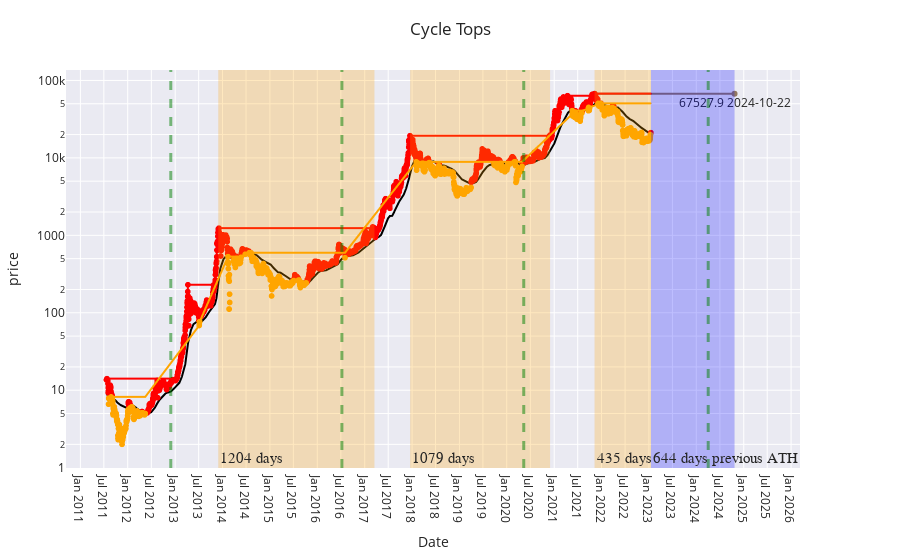

The cell this chart's notebook holds for it:
### Code cell
## Approximate date/time to reach previous ATH

import plotly.express as px
import plotly.graph_objects as go
fig = px.scatter(df, x="date", y="price", color="status", color_discrete_sequence=["red", "orange"], trendline="expanding", trendline_options=dict(function="max"), 
                 title="price")

fig.add_trace(go.Scatter(name="MeanAvg", x=df['date'], y=df['meanavge'], marker = {'color' : 'black'}, legendrank=2))
# fig.add_trace(go.Scatter(name="Middle Bound", x=prediction['ds'],  mode = 'lines',line=dict(width=1,color='darkred'), y=np.exp(prediction['yhat']), legendrank=2))
# fig.add_trace(go.Scatter(name="Lower Bound", x=prediction['ds'],  mode = 'lines',line=dict(width=1,color='darkred'), y=np.exp(prediction['yhat_lower']), legendrank=1))
# fig.add_trace(go.Scatter(name="Upper Bound", x=prediction['ds'], mode = 'lines',line=dict(width=1,color='darkred'), y=np.exp(prediction['yhat_upper']), legendrank=1))

fig.update_yaxes(fixedrange=False)
fig.update_layout(title_text='Cycle Tops')
fig.update_yaxes(type="log")
fig.update_xaxes(ticklabelposition="inside top", title="Date")
fig.update_yaxes(nticks=15)
fig.update_xaxes(nticks=50)
fig.update_layout(
    margin=dict(l=20, r=100, t=70, b=20),
)

fig.add_vrect(x0="2017-03-17", x1="2013-11-29", 
              annotation_text=str((date(2017, 3, 17)-date(2013, 11, 29)).days) + " days", annotation_position="bottom left",
              annotation=dict(font_size=15, font_family="Times New Roman"),
              fillcolor="orange", opacity=0.25, line_width=0)
fig.add_vrect(x0="2017-12-17", x1="2020-11-30", 
              annotation_text=str((date(2020, 11, 30)-date(2017, 12, 17)).days) + " days", annotation_position="bottom left",
              annotation=dict(font_size=15, font_family="Times New Roman"),
              fillcolor="orange", opacity=0.25, line_width=0)
fig.add_vrect(x0="2021-11-08", x1=(f'{datetime.today():%Y-%m-%d}'), 
              annotation_text=str((date.today()-date(2021, 11, 8)).days) + " days", annotation_position="bottom left",
              annotation=dict(font_size=15, font_family="Times New Roman"),
              fillcolor="orange", opacity=0.25, line_width=0)
fig.add_vrect(x0=(f'{datetime.today():%Y-%m-%d}'), x1="2024-10-22", 
              annotation_text=str((date(2024, 10, 22) - date.today()).days) + " days previous ATH", annotation_position="bottom left",
              annotation=dict(font_size=15, font_family="Times New Roman"),
              fillcolor="blue", opacity=0.25, line_width=0)

fig.add_trace(go.Scatter(
    x=[(date(2021, 11, 8)),(date(2021, 11, 8) +timedelta(days=1079))],
    y=[df.price[df['price']==df.price.max()].tolist()[0],df.price[df['price']==df.price.max()].tolist()[0]],
    mode="markers+text+lines",
    name="Lines and Text",
    text=[ " ",str(df.price[df['price']==df.price.max()].tolist()[0]) + " " + str((date(2021, 11, 8) +timedelta(days=1079)))],
    textposition="bottom center"
))


fig.update_layout(showlegend=False)
fig.add_vline(x='2012-11-28', line_width=3, line_dash="dash", line_color="green")
fig.add_vline(x='2016-07-09', line_width=3, line_dash="dash", line_color="green")	
fig.add_vline(x='2020-05-11', line_width=3, line_dash="dash", line_color="green")	
fig.add_vline(x='2024-04-02', line_width=3, line_dash="dash", line_color="green")	
fig.layout.template = 'seaborn'
fig.show()
fig.write_html('../static/approximatenextath.html')

### Figure 1 — Plotly figure (JSON) as saved in the notebook; plotly's stock layout.template omitted (floating-point values rounded to 4 significant figures; data arrays with more than 128 entries replaced by an {"elided": "..."} marker saying what was removed)
{"data": [{"hovertemplate": "status=Overvalued<br>date=%{x}<br>price=%{y}<extra></extra>", "legendgroup": "Overvalued", "marker": {"color": "red", "symbol": "circle"}, "mode": "markers", "name": "Overvalued", "showlegend": true, "type": "scattergl", "x": {"elided": "2486 str values"}, "xaxis": "x", "y": {"elided": "2486 float values"}, "yaxis": "y"}, {"hovertemplate": "<b>Expanding max trendline</b><br><br>status=Overvalued<br>date=%{x}<br>price=%{y} <b>(trend)</b><extra></extra>", "legendgroup": "Overvalued", "marker": {"color": "red", "symbol": "circle"}, "mode": "lines", "name": "Overvalued", "showlegend": false, "type": "scattergl", "x": {"elided": "2486 str values"}, "xaxis": "x", "y": {"elided": "2486 float values"}, "yaxis": "y"}, {"hovertemplate": "status=Undervalue<br>date=%{x}<br>price=%{y}<extra></extra>", "legendgroup": "Undervalue", "marker": {"color": "orange", "symbol": "circle"}, "mode": "markers", "name": "Undervalue", "showlegend": true, "type": "scattergl", "x": {"elided": "1684 str values"}, "xaxis": "x", "y": {"elided": "1684 float values"}, "yaxis": "y"}, {"hovertemplate": "<b>Expanding max trendline</b><br><br>status=Undervalue<br>date=%{x}<br>price=%{y} <b>(trend)</b><extra></extra>", "legendgroup": "Undervalue", "marker": {"color": "orange", "symbol": "circle"}, "mode": "lines", "name": "Undervalue", "showlegend": false, "type": "scattergl", "x": {"elided": "1684 str values"}, "xaxis": "x", "y": {"elided": "1684 float values"}, "yaxis": "y"}, {"legendrank": 2, "marker": {"color": "black"}, "name": "MeanAvg", "type": "scatter", "x": {"elided": "4170 str values"}, "y": {"elided": "4170 float values"}}, {"mode": "markers+text+lines", "name": "Lines and Text", "text": [" ", "67527.9 2024-10-22"], "textposition": "bottom center", "type": "scatter", "x": ["2021-11-08", "2024-10-22"], "y": [67530.0, 67530.0]}], "layout": {"annotations": [{"font": {"family": "Times New Roman", "size": 15}, "showarrow": false, "text": "1204 days", "x": "2013-11-29", "xanchor": "left", "xref": "x", "y": 0, "yanchor": "bottom", "yref": "y domain"}, {"font": {"family": "Times New Roman", "size": 15}, "showarrow": false, "text": "1079 days", "x": "2017-12-17", "xanchor": "left", "xref": "x", "y": 0, "yanchor": "bottom", "yref": "y domain"}, {"font": {"family": "Times New Roman", "size": 15}, "showarrow": false, "text": "435 days", "x": "2021-11-08", "xanchor": "left", "xref": "x", "y": 0, "yanchor": "bottom", "yref": "y domain"}, {"font": {"family": "Times New Roman", "size": 15}, "showarrow": false, "text": "644 days previous ATH", "x": "2023-01-17", "xanchor": "left", "xref": "x", "y": 0, "yanchor": "bottom", "yref": "y domain"}], "legend": {"title": {"text": "status"}, "tracegroupgap": 0}, "margin": {"b": 20, "l": 20, "r": 100, "t": 70}, "shapes": [{"fillcolor": "orange", "line": {"width": 0}, "opacity": 0.25, "type": "rect", "x0": "2017-03-17", "x1": "2013-11-29", "xref": "x", "y0": 0, "y1": 1, "yref": "y domain"}, {"fillcolor": "orange", "line": {"width": 0}, "opacity": 0.25, "type": "rect", "x0": "2017-12-17", "x1": "2020-11-30", "xref": "x", "y0": 0, "y1": 1, "yref": "y domain"}, {"fillcolor": "orange", "line": {"width": 0}, "opacity": 0.25, "type": "rect", "x0": "2021-11-08", "x1": "2023-01-17", "xref": "x", "y0": 0, "y1": 1, "yref": "y domain"}, {"fillcolor": "blue", "line": {"width": 0}, "opacity": 0.25, "type": "rect", "x0": "2023-01-17", "x1": "2024-10-22", "xref": "x", "y0": 0, "y1": 1, "yref": "y domain"}, {"line": {"color": "green", "dash": "dash", "width": 3}, "type": "line", "x0": "2012-11-28", "x1": "2012-11-28", "xref": "x", "y0": 0, "y1": 1, "yref": "y domain"}, {"line": {"color": "green", "dash": "dash", "width": 3}, "type": "line", "x0": "2016-07-09", "x1": "2016-07-09", "xref": "x", "y0": 0, "y1": 1, "yref": "y domain"}, {"line": {"color": "green", "dash": "dash", "width": 3}, "type": "line", "x0": "2020-05-11", "x1": "2020-05-11", "xref": "x", "y0": 0, "y1": 1, "yref": "y domain"}, {"line": {"color": "green", "dash": "dash", "width": 3}, "type": "line", "x0": "2024-04-02", "x1": "2024-04-02", "xref": "x", "y0": 0, "y1": 1, "yref": "y domain"}], "showlegend": false, "title": {"text": "Cycle Tops"}, "xaxis": {"anchor": "y", "domain": [0, 1], "nticks": 50, "ticklabelposition": "inside top", "title": {"text": "Date"}}, "yaxis": {"anchor": "x", "domain": [0, 1], "fixedrange": false, "nticks": 15, "title": {"text": "price"}, "type": "log"}}}
